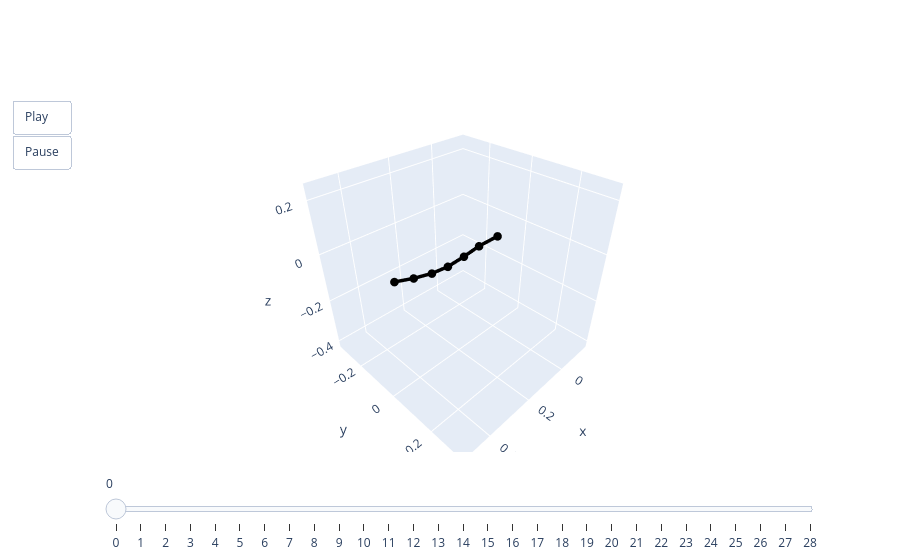

The cell this chart's notebook holds for it:
### Code cell
animate(valid.qs[-1])

### Figure 1 — Plotly figure (JSON) as saved in the notebook; plotly's stock layout.template omitted (floating-point values rounded to 4 significant figures)
{"data": [{"line": {"color": "black", "width": 7}, "marker": {"size": 5}, "mode": "lines+markers", "type": "scatter3d", "x": [0, 0.09799, 0.1728, 0.2483, 0.3187, 0.3923, 0.464], "y": [0, 0, 0, 0, 0, 0, 0], "z": [0, 0.0001009, -0.009516, -0.01487, -0.007493, 0.01041, 0.03369]}], "layout": {"scene": {"aspectmode": "cube", "xaxis": {"autorange": false, "range": [-0.1673, 0.5214]}, "yaxis": {"autorange": false, "range": [-0.3444, 0.3444]}, "zaxis": {"autorange": false, "range": [-0.4326, 0.2561]}}, "sliders": [{"steps": [{"args": [["0"], {"frame": {"duration": 0, "redraw": true}, "mode": "immediate"}], "label": "0", "method": "animate"}, {"args": [["1"], {"frame": {"duration": 0, "redraw": true}, "mode": "immediate"}], "label": "1", "method": "animate"}, {"args": [["2"], {"frame": {"duration": 0, "redraw": true}, "mode": "immediate"}], "label": "2", "method": "animate"}, {"args": [["3"], {"frame": {"duration": 0, "redraw": true}, "mode": "immediate"}], "label": "3", "method": "animate"}, {"args": [["4"], {"frame": {"duration": 0, "redraw": true}, "mode": "immediate"}], "label": "4", "method": "animate"}, {"args": [["5"], {"frame": {"duration": 0, "redraw": true}, "mode": "immediate"}], "label": "5", "method": "animate"}, {"args": [["6"], {"frame": {"duration": 0, "redraw": true}, "mode": "immediate"}], "label": "6", "method": "animate"}, {"args": [["7"], {"frame": {"duration": 0, "redraw": true}, "mode": "immediate"}], "label": "7", "method": "animate"}, {"args": [["8"], {"frame": {"duration": 0, "redraw": true}, "mode": "immediate"}], "label": "8", "method": "animate"}, {"args": [["9"], {"frame": {"duration": 0, "redraw": true}, "mode": "immediate"}], "label": "9", "method": "animate"}, {"args": [["10"], {"frame": {"duration": 0, "redraw": true}, "mode": "immediate"}], "label": "10", "method": "animate"}, {"args": [["11"], {"frame": {"duration": 0, "redraw": true}, "mode": "immediate"}], "label": "11", "method": "animate"}, {"args": [["12"], {"frame": {"duration": 0, "redraw": true}, "mode": "immediate"}], "label": "12", "method": "animate"}, {"args": [["13"], {"frame": {"duration": 0, "redraw": true}, "mode": "immediate"}], "label": "13", "method": "animate"}, {"args": [["14"], {"frame": {"duration": 0, "redraw": true}, "mode": "immediate"}], "label": "14", "method": "animate"}, {"args": [["15"], {"frame": {"duration": 0, "redraw": true}, "mode": "immediate"}], "label": "15", "method": "animate"}, {"args": [["16"], {"frame": {"duration": 0, "redraw": true}, "mode": "immediate"}], "label": "16", "method": "animate"}, {"args": [["17"], {"frame": {"duration": 0, "redraw": true}, "mode": "immediate"}], "label": "17", "method": "animate"}, {"args": [["18"], {"frame": {"duration": 0, "redraw": true}, "mode": "immediate"}], "label": "18", "method": "animate"}, {"args": [["19"], {"frame": {"duration": 0, "redraw": true}, "mode": "immediate"}], "label": "19", "method": "animate"}, {"args": [["20"], {"frame": {"duration": 0, "redraw": true}, "mode": "immediate"}], "label": "20", "method": "animate"}, {"args": [["21"], {"frame": {"duration": 0, "redraw": true}, "mode": "immediate"}], "label": "21", "method": "animate"}, {"args": [["22"], {"frame": {"duration": 0, "redraw": true}, "mode": "immediate"}], "label": "22", "method": "animate"}, {"args": [["23"], {"frame": {"duration": 0, "redraw": true}, "mode": "immediate"}], "label": "23", "method": "animate"}, {"args": [["24"], {"frame": {"duration": 0, "redraw": true}, "mode": "immediate"}], "label": "24", "method": "animate"}, {"args": [["25"], {"frame": {"duration": 0, "redraw": true}, "mode": "immediate"}], "label": "25", "method": "animate"}, {"args": [["26"], {"frame": {"duration": 0, "redraw": true}, "mode": "immediate"}], "label": "26", "method": "animate"}, {"args": [["27"], {"frame": {"duration": 0, "redraw": true}, "mode": "immediate"}], "label": "27", "method": "animate"}, {"args": [["28"], {"frame": {"duration": 0, "redraw": true}, "mode": "immediate"}], "label": "28", "method": "animate"}]}], "updatemenus": [{"buttons": [{"args": [null, {"frame": {"duration": 50, "redraw": true}, "fromcurrent": true}], "label": "Play", "method": "animate"}, {"args": [[null], {"frame": {"duration": 0, "redraw": true}, "mode": "immediate"}], "label": "Pause", "method": "animate"}], "showactive": false, "type": "buttons"}]}}
